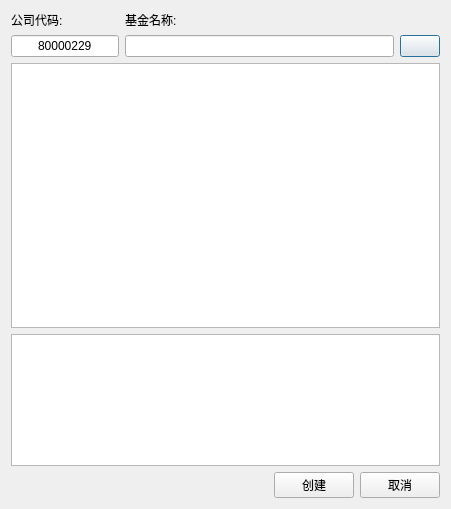
<?xml version="1.0" encoding="UTF-8"?>
<ui version="4.0">
 <class>CreateFundAccountDialog</class>
 <widget class="QDialog" name="CreateFundAccountDialog">
  <property name="geometry">
   <rect>
    <x>0</x>
    <y>0</y>
    <width>451</width>
    <height>509</height>
   </rect>
  </property>
  <property name="minimumSize">
   <size>
    <width>400</width>
    <height>400</height>
   </size>
  </property>
  <property name="windowTitle">
   <string>创建基金账户</string>
  </property>
  <layout class="QVBoxLayout" name="verticalLayout">
   <item>
    <layout class="QGridLayout" name="gridLayout">
     <item row="0" column="0">
      <widget class="QLabel" name="label_2">
       <property name="sizePolicy">
        <sizepolicy hsizetype="Preferred" vsizetype="Preferred">
         <horstretch>0</horstretch>
         <verstretch>0</verstretch>
        </sizepolicy>
       </property>
       <property name="text">
        <string>公司代码:</string>
       </property>
      </widget>
     </item>
     <item row="0" column="1">
      <widget class="QLabel" name="label">
       <property name="sizePolicy">
        <sizepolicy hsizetype="Preferred" vsizetype="Preferred">
         <horstretch>2</horstretch>
         <verstretch>0</verstretch>
        </sizepolicy>
       </property>
       <property name="text">
        <string>基金名称:</string>
       </property>
      </widget>
     </item>
     <item row="1" column="0">
      <widget class="QLineEdit" name="companyLineEdit">
       <property name="sizePolicy">
        <sizepolicy hsizetype="Expanding" vsizetype="Fixed">
         <horstretch>0</horstretch>
         <verstretch>0</verstretch>
        </sizepolicy>
       </property>
       <property name="text">
        <string>80000229</string>
       </property>
       <property name="alignment">
        <set>Qt::AlignmentFlag::AlignCenter</set>
       </property>
      </widget>
     </item>
     <item row="1" column="1">
      <layout class="QHBoxLayout" name="horizontalLayout">
       <item>
        <widget class="QLineEdit" name="searchLineEdit"/>
       </item>
       <item>
        <widget class="QPushButton" name="searchButton">
         <property name="text">
          <string/>
         </property>
         <property name="icon">
          <iconset theme="QIcon::ThemeIcon::SystemSearch"/>
         </property>
        </widget>
       </item>
      </layout>
     </item>
    </layout>
   </item>
   <item>
    <widget class="QListWidget" name="listWidget">
     <property name="sizePolicy">
      <sizepolicy hsizetype="Expanding" vsizetype="Expanding">
       <horstretch>0</horstretch>
       <verstretch>2</verstretch>
      </sizepolicy>
     </property>
     <property name="editTriggers">
      <set>QAbstractItemView::EditTrigger::NoEditTriggers</set>
     </property>
     <property name="alternatingRowColors">
      <bool>true</bool>
     </property>
     <property name="selectionMode">
      <enum>QAbstractItemView::SelectionMode::MultiSelection</enum>
     </property>
     <property name="selectionBehavior">
      <enum>QAbstractItemView::SelectionBehavior::SelectRows</enum>
     </property>
     <property name="sortingEnabled">
      <bool>true</bool>
     </property>
    </widget>
   </item>
   <item>
    <widget class="QPlainTextEdit" name="textEdit">
     <property name="sizePolicy">
      <sizepolicy hsizetype="Expanding" vsizetype="Expanding">
       <horstretch>0</horstretch>
       <verstretch>1</verstretch>
      </sizepolicy>
     </property>
     <property name="readOnly">
      <bool>true</bool>
     </property>
    </widget>
   </item>
   <item>
    <layout class="QHBoxLayout" name="horizontalLayout_2">
     <item>
      <widget class="QLabel" name="msgLabel">
       <property name="sizePolicy">
        <sizepolicy hsizetype="Expanding" vsizetype="Preferred">
         <horstretch>0</horstretch>
         <verstretch>0</verstretch>
        </sizepolicy>
       </property>
       <property name="text">
        <string/>
       </property>
      </widget>
     </item>
     <item>
      <widget class="QPushButton" name="okButton">
       <property name="text">
        <string>创建</string>
       </property>
      </widget>
     </item>
     <item>
      <widget class="QPushButton" name="cancelButton">
       <property name="text">
        <string>取消</string>
       </property>
      </widget>
     </item>
    </layout>
   </item>
  </layout>
 </widget>
 <resources/>
 <connections>
  <connection>
   <sender>searchButton</sender>
   <signal>clicked()</signal>
   <receiver>CreateFundAccountDialog</receiver>
   <slot>onSearchButtonClicked()</slot>
   <hints>
    <hint type="sourcelabel">
     <x>550</x>
     <y>23</y>
    </hint>
    <hint type="destinationlabel">
     <x>661</x>
     <y>175</y>
    </hint>
   </hints>
  </connection>
  <connection>
   <sender>okButton</sender>
   <signal>clicked()</signal>
   <receiver>CreateFundAccountDialog</receiver>
   <slot>onCreateButtonClicked()</slot>
   <hints>
    <hint type="sourcelabel">
     <x>444</x>
     <y>426</y>
    </hint>
    <hint type="destinationlabel">
     <x>491</x>
     <y>575</y>
    </hint>
   </hints>
  </connection>
  <connection>
   <sender>cancelButton</sender>
   <signal>clicked()</signal>
   <receiver>CreateFundAccountDialog</receiver>
   <slot>reject()</slot>
   <hints>
    <hint type="sourcelabel">
     <x>533</x>
     <y>425</y>
    </hint>
    <hint type="destinationlabel">
     <x>614</x>
     <y>497</y>
    </hint>
   </hints>
  </connection>
 </connections>
 <slots>
  <slot>onSearchButtonClicked()</slot>
  <slot>onCreateButtonClicked()</slot>
 </slots>
</ui>
